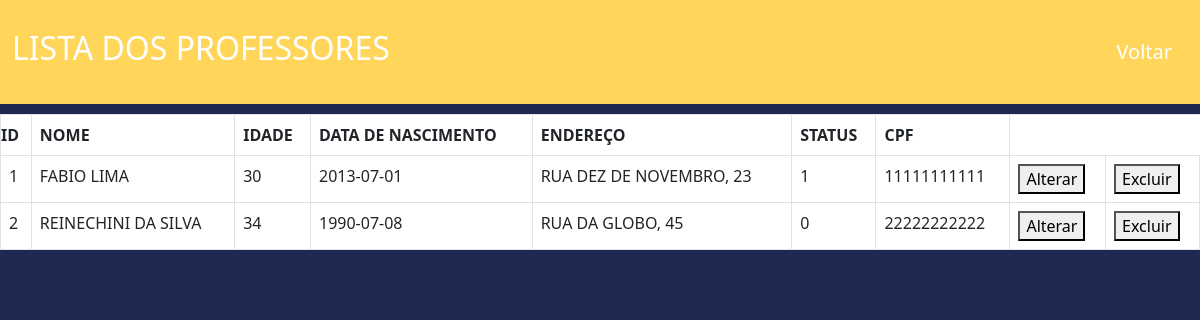
The page /professor/listaprof.php on the database its author committed.
### tables this page shows
CREATE TABLE `professor` (
  `id` smallint(6) NOT NULL,
  `nome` varchar(100) DEFAULT NULL,
  `cpf` varchar(11) DEFAULT NULL,
  `idade` smallint(6) DEFAULT NULL,
  `datanascimento` date DEFAULT NULL,
  `endereco` varchar(100) DEFAULT NULL,
  `estatus` tinyint(1) DEFAULT NULL
);

### professor/listaprof.php (the view, shortened to what this page needs)
<!DOCTYPE html>
<html lang="en">
<head>
  <link href="https://cdn.jsdelivr.net/npm/bootstrap@5.3.0/dist/css/bootstrap.min.css" rel="stylesheet">
</head>
<body>
<?php
  require_once('conexao.php');
  $retorno = $conexao->prepare('SELECT * FROM professor');
  $retorno->execute();
?>
<div class="conteiner">
<div class="header">
    <nav class="navbar navbar-expand-sm navbar-dark" style="background-color: #ffd55a; height:13VH;" >
      <div class="container-fluid">
        <h2>LISTA DOS PROFESSORES</h2>
        <a class="navbar-brand" href="index.php">Voltar</a>
      </div>
    </nav>
  </div>
<div class="container-mt-3">
  <table class="table table-bordered" style="width: 100%;">
    <thead>
        <tr>
            <th style="padding-left: 0%;">ID</th>
            <th>NOME</th>
            <th>IDADE</th>
            <th>DATA DE NASCIMENTO</th>
            <th>ENDEREÇO</th>
            <th>STATUS</th>
            <th>CPF</th>
        </tr>
    </thead>
    <tbody>
        <?php foreach ($retorno->fetchAll() as $value) { ?>
            <tr>
                <td><?php echo $value['id'] ?></td>
                <td><?php echo $value['nome'] ?></td>
                <td><?php echo $value['idade'] ?></td>
                <td><?php echo $value['datanascimento'] ?></td>
                <td><?php echo $value['endereco'] ?></td>
                <td><?php echo $value['estatus'] ?></td>
                <td><?php echo $value['cpf'] ?></td>
                <td>
                    <form method="POST" action="altprof.php">
                        <button name="alterar" type="submit">Alterar</button>
                    </form>
                </td>
                <td>
                    <form method="GET" action="crudprof.php">
                        <button name="excluir" type="submit">Excluir</button>
                    </form>
                </td>
            </tr>
        <?php } ?>
    </tbody>
</table>
</div>
</body>
</html>

### professor/listaprof.php (style rules this page uses)
.header { color: white; }
body { background-color: #1D2951; padding: 0px ; }
.container-mt-3 { padding: 10px 0px; margin: 0px; }
.table { background-color: white; }

### rows shown on the page
professor: id "1", nome "FABIO LIMA", idade "30", datanascimento "2013-07-01", endereco "RUA DEZ DE NOVEMBRO, 23", estatus "1", cpf "11111111111"
professor: id "2", nome "REINECHINI DA SILVA", idade "34", datanascimento "1990-07-08", endereco "RUA DA GLOBO, 45", estatus "0", cpf "22222222222"
